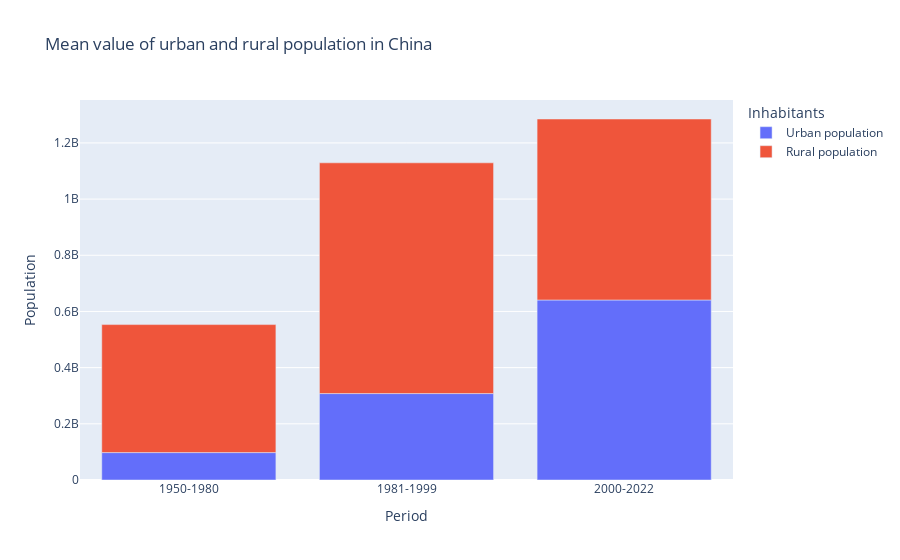

Notebook code for this chart:
### Code cell
periods_means = pd.DataFrame(
    {
        "Period": [
            "1950-1980", 
            "1950-1980",
            "1981-1999",
            "1981-1999",
            "2000-2022",
            "2000-2022"
        ],
        "Population": [
            int(f_p["Urban Population"].mean()),
            int(f_p["Rural Population"].mean()),
            int(s_p["Urban Population"].mean()),
            int(s_p["Rural Population"].mean()),
            int(t_p["Urban Population"].mean()),
            int(t_p["Rural Population"].mean())
        ],
        "Inhabitants": [
            "Urban population",
            "Rural population",
            "Urban population",
            "Rural population",
            "Urban population",
            "Rural population"
        ]
    }
)

figure = px.bar(periods_means, x="Period", y="Population", color="Inhabitants", title="Mean value of urban and rural population in China")
figure.show()

### Figure 1 — Plotly figure (JSON) as saved in the notebook; plotly's stock layout.template omitted (floating-point values rounded to 4 significant figures)
{"data": [{"alignmentgroup": "True", "hovertemplate": "Inhabitants=Urban population<br>Period=%{x}<br>Population=%{y}<extra></extra>", "legendgroup": "Urban population", "marker": {"color": "#636efa", "pattern": {"shape": ""}}, "name": "Urban population", "offsetgroup": "Urban population", "orientation": "v", "showlegend": true, "textposition": "auto", "type": "bar", "x": ["1950-1980", "1981-1999", "2000-2022"], "xaxis": "x", "y": [97598938, 307687664, 640798600], "yaxis": "y"}, {"alignmentgroup": "True", "hovertemplate": "Inhabitants=Rural population<br>Period=%{x}<br>Population=%{y}<extra></extra>", "legendgroup": "Rural population", "marker": {"color": "#EF553B", "pattern": {"shape": ""}}, "name": "Rural population", "offsetgroup": "Rural population", "orientation": "v", "showlegend": true, "textposition": "auto", "type": "bar", "x": ["1950-1980", "1981-1999", "2000-2022"], "xaxis": "x", "y": [455633642, 821425756, 644321834], "yaxis": "y"}], "layout": {"autosize": true, "barmode": "relative", "legend": {"title": {"text": "Inhabitants"}, "tracegroupgap": 0}, "title": {"text": "Mean value of urban and rural population in China"}, "xaxis": {"anchor": "y", "autorange": true, "domain": [0, 1], "range": [-0.5, 2.5], "title": {"text": "Period"}, "type": "category"}, "yaxis": {"anchor": "x", "autorange": true, "domain": [0, 1], "range": [0, 1353000000.0], "title": {"text": "Population"}, "type": "linear"}}}
